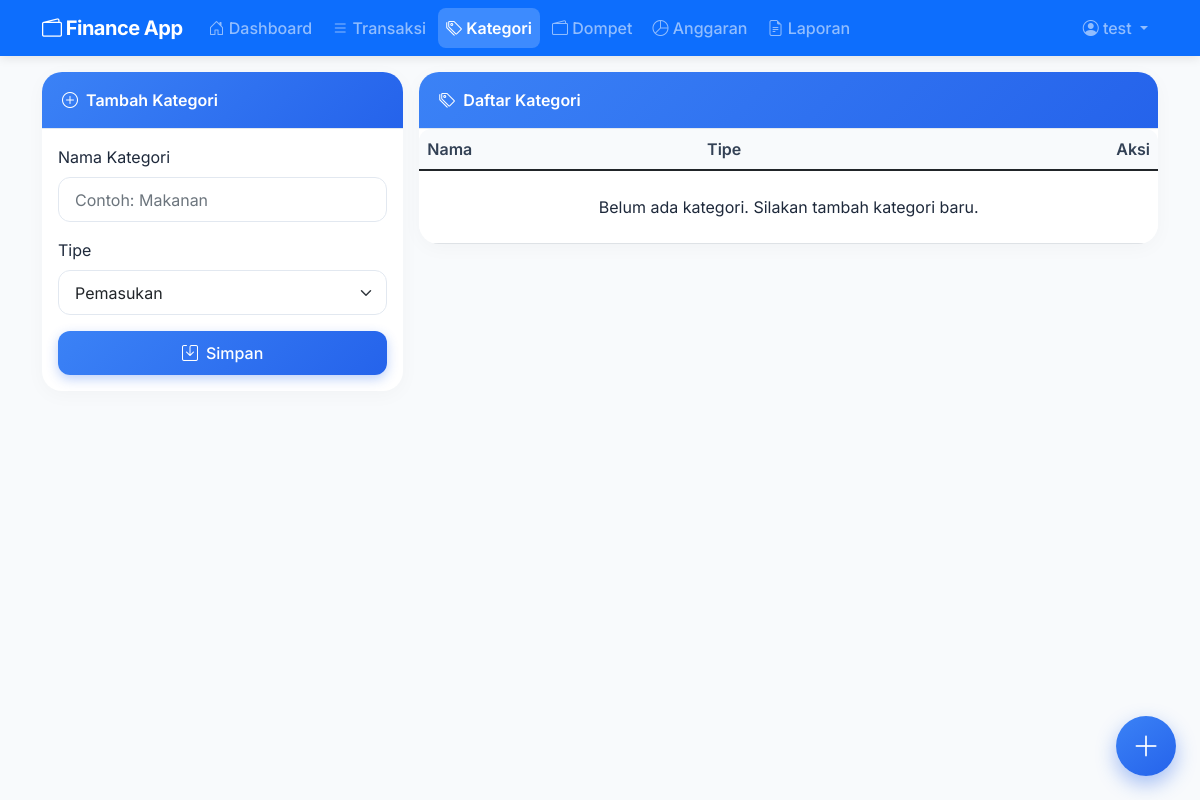
The app's page /categories (signed in), older data.
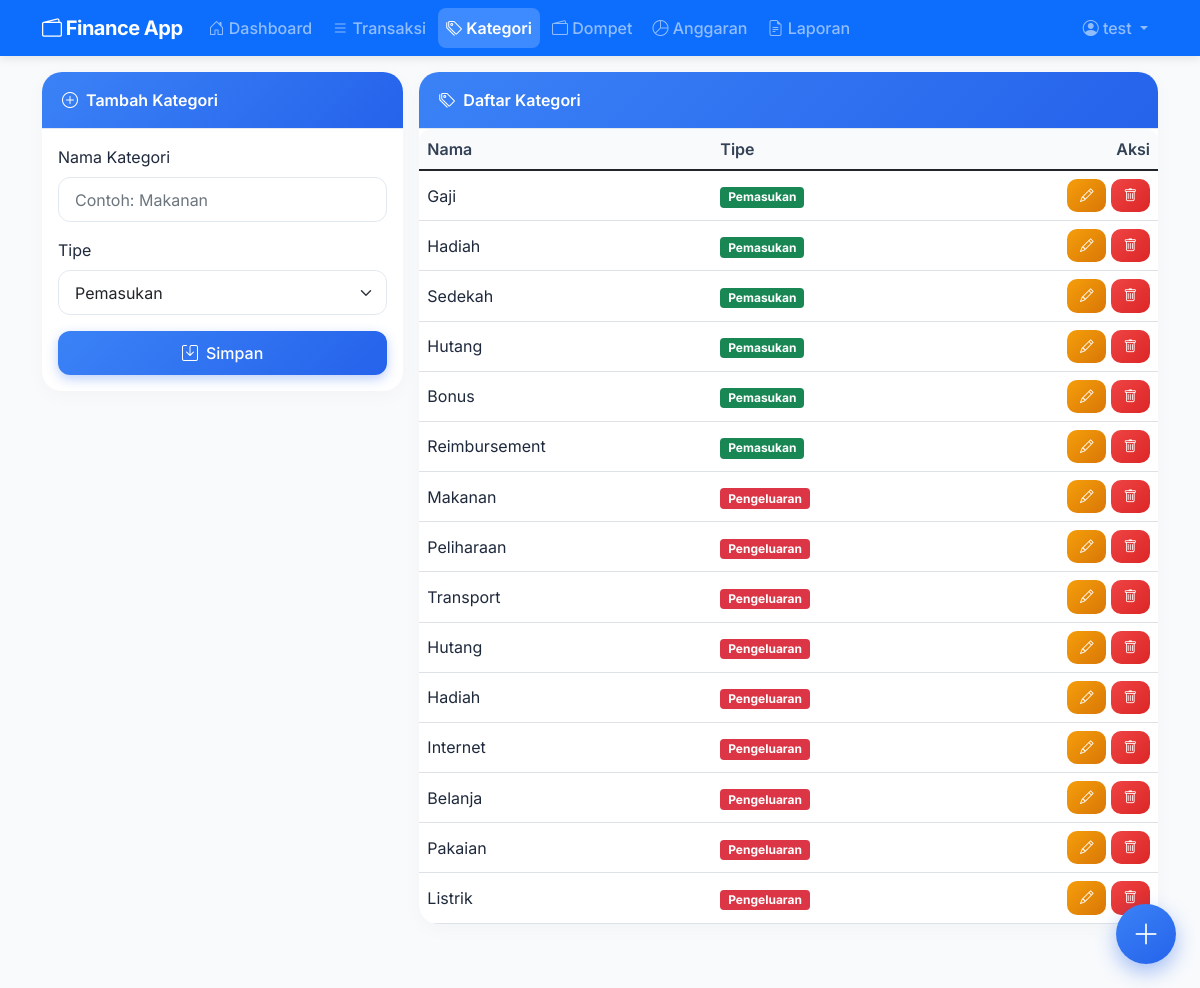
The same page, newer data.
### models.py (models this page shows)
class User(UserMixin, db.Model):
    id = db.Column(db.Integer, primary_key=True)
    username = db.Column(db.String(80), unique=True, nullable=False)
    password = db.Column(db.String(120), nullable=False)
    categories = db.relationship('Category', backref='user', lazy=True, cascade='all, delete-orphan')
    wallets = db.relationship('Wallet', backref='user', lazy=True, cascade='all, delete-orphan')
    transactions = db.relationship('Transaction', backref='user', lazy=True, cascade='all, delete-orphan')
    budgets = db.relationship('Budget', backref='user', lazy=True, cascade='all, delete-orphan')
    shared_wallets = db.relationship('SharedWallet', foreign_keys='SharedWallet.shared_with_id', back_populates='shared_with_user', lazy=True)

class Category(db.Model):
    id = db.Column(db.Integer, primary_key=True)
    name = db.Column(db.String(100), nullable=False)
    type = db.Column(db.String(10))  # 'income' atau 'expense'
    user_id = db.Column(db.Integer, db.ForeignKey('user.id'), nullable=False)

### app.py (the view)
@app.route('/categories')
@login_required
def categories():
    cats = Category.query.filter_by(user_id=current_user.id).all()
    return render_template('categories.html', categories=cats)

### app.py (called while the page is built)
@login_manager.user_loader
def load_user(user_id):
    return User.query.get(int(user_id))

### templates/categories.html (shortened to what this page needs)
{% extends "base.html" %}
{% block content %}
<div class="row g-3">
    <div class="col-md-4">
        <div class="card">
            <div class="card-header bg-primary text-white">
                <i class="bi bi-plus-circle me-2"></i>Tambah Kategori
            </div>
            <div class="card-body">
                <form action="{{ url_for('add_category') }}" method="post">
                    <div class="mb-3">
                        <label for="name" class="form-label fw-semibold">Nama Kategori</label>
                        <input type="text" class="form-control" id="name" name="name" placeholder="Contoh: Makanan" required>
                    </div>
                    <div class="mb-3">
                        <label for="type" class="form-label fw-semibold">Tipe</label>
                        <select class="form-select" id="type" name="type" required>
                            <option value="income">Pemasukan</option>
                        </select>
                    </div>
                    <button type="submit" class="btn btn-primary w-100"><i class="bi bi-save me-2"></i>Simpan</button>
                </form>
            </div>
        </div>
    </div>
    <div class="col-md-8">
        <div class="card">
            <div class="card-header bg-primary text-white">
                <i class="bi bi-tags me-2"></i>Daftar Kategori
            </div>
            <div class="card-body p-0">
                <div class="table-responsive">
                    <table class="table table-hover align-middle mb-0">
                        <thead>
                            <tr>
                                <th>Nama</th>
                                <th>Tipe</th>
                                <th class="text-end">Aksi</th>
                            </tr>
                        </thead>
                        <tbody>
                            {% for cat in categories %}
                            <tr>
                                <td>{{ cat.name }}</td>
                                <td>
                                    {% if cat.type == 'income' %}
                                        <span class="badge bg-success">Pemasukan</span>
                                    {% else %}
                                        <span class="badge bg-danger">Pengeluaran</span>
                                    {% endif %}
                                </td>
                                <td class="text-end">
                                    <button type="button" class="btn btn-sm btn-warning" data-bs-toggle="modal" data-bs-target="#editModal{{ cat.id }}">
                                        <i class="bi bi-pencil"></i>
                                    </button>
                                    <a href="{{ url_for('delete_category', id=cat.id) }}" class="btn btn-sm btn-danger delete-confirm">
                                        <i class="bi bi-trash"></i>
                                    </a>
                                </td>
                            </tr>
                            {% else %}
                            <tr>
                                <td colspan="3" class="text-center py-4">Belum ada kategori. Silakan tambah kategori baru.</td>
                            </tr>
                            {% endfor %}
                        </tbody>
                    </table>
                </div>
            </div>
        </div>
    </div>
</div>
{% endblock %}

### templates/base.html (shortened to what this page needs)
<!DOCTYPE html>
<html lang="id">
<head>
    <link href="https://cdn.jsdelivr.net/npm/bootstrap@5.1.3/dist/css/bootstrap.min.css" rel="stylesheet">
    <link rel="stylesheet" href="https://cdn.jsdelivr.net/npm/bootstrap-icons@1.8.1/font/bootstrap-icons.css">
    <link rel="stylesheet" href="{{ url_for('static', filename='css/style.css') }}">
</head>
<body>
    <nav class="navbar navbar-expand-lg navbar-dark bg-primary sticky-top">
        <div class="container">
            <a class="navbar-brand fw-bold" href="{{ url_for('dashboard') }}">
                <i class="bi bi-wallet2"></i> Finance App
            </a>
            <div class="collapse navbar-collapse" id="navbarNav">
                <ul class="navbar-nav me-auto mb-2 mb-lg-0">
                    <li class="nav-item">
                        <a class="nav-link {% if request.endpoint == 'dashboard' %}active{% endif %}" href="{{ url_for('dashboard') }}">
                            <i class="bi bi-house-door"></i> Dashboard
                        </a>
                    </li>
                    <li class="nav-item">
                        <a class="nav-link {% if request.endpoint == 'transactions' %}active{% endif %}" href="{{ url_for('transactions') }}">
                            <i class="bi bi-list"></i> Transaksi
                        </a>
                    </li>
                    <li class="nav-item">
                        <a class="nav-link {% if request.endpoint == 'categories' %}active{% endif %}" href="{{ url_for('categories') }}">
                            <i class="bi bi-tags"></i> Kategori
                        </a>
                    </li>
                    <li class="nav-item">
                        <a class="nav-link {% if request.endpoint == 'wallets' %}active{% endif %}" href="{{ url_for('wallets') }}">
                            <i class="bi bi-wallet2"></i> Dompet
                        </a>
                    </li>
                    <li class="nav-item">
                        <a class="nav-link {% if request.endpoint == 'budgets' %}active{% endif %}" href="{{ url_for('budgets') }}">
                            <i class="bi bi-pie-chart"></i> Anggaran
                        </a>
                    </li>
                    <li class="nav-item">
                        <a class="nav-link {% if request.endpoint == 'reports' %}active{% endif %}" href="{{ url_for('reports') }}">
                            <i class="bi bi-file-earmark-text"></i> Laporan
                        </a>
                    </li>
                </ul>
                <ul class="navbar-nav">
                    <li class="nav-item dropdown">
                        <a class="nav-link dropdown-toggle" href="#" id="userDropdown" role="button" data-bs-toggle="dropdown" aria-expanded="false">
                            <i class="bi bi-person-circle"></i> {{ current_user.username }}
                        </a>
                    </li>
                </ul>
            </div>
        </div>
    </nav>
    <main class="container my-3 pb-5">
        {% block content %}{% endblock %}
    </main>
    <a href="#" class="floating-btn" data-bs-toggle="modal" data-bs-target="#addTransactionModal" title="Tambah Transaksi">
        <i class="bi bi-plus-lg"></i>
    </a>
</body>
</html>

### static/css/style.css (style rules this page uses)
body { font-family: 'Inter', sans-serif; background-color: #f8fafc; color: #1e293b; -webkit-font-smoothing: antialiased; -moz-osx-font-smoothing: grayscale; }
.navbar { box-shadow: 0 2px 10px rgba(0,0,0,0.1); backdrop-filter: blur(10px); -webkit-backdrop-filter: blur(10px); }
.navbar-brand { font-weight: 700; letter-spacing: -0.5px; }
.nav-link { font-weight: 500; transition: all 0.2s; border-radius: 8px; margin: 0 2px; }
.nav-link.active { background-color: rgba(255,255,255,0.2); font-weight: 600; }
.floating-btn { position: fixed; bottom: 24px; right: 24px; width: 60px; height: 60px; border-radius: 30px; background: linear-gradient(145deg, #3b82f6, #2563eb); color: white; display: flex; align-items: center; justify-content: center; font-size: 28px; text-decoration: none; box-shadow: 0 8px 20px rgba(37, 99, 235, 0.4); z-index: 1000; border: none; cursor: pointer; transition: transform 0.2s, box-shadow 0.2s; animation: float 3s ease-in-out infinite; }
.card { border: none; border-radius: 20px; box-shadow: 0 4px 20px rgba(0,0,0,0.03); transition: transform 0.2s, box-shadow 0.2s; background-color: white; overflow: hidden; }
.card-header { background: linear-gradient(90deg, #f1f5f9, #ffffff); border-bottom: 1px solid #e2e8f0; font-weight: 600; padding: 1rem 1.25rem; }
.card-header.bg-primary { background: linear-gradient(135deg, #3b82f6, #2563eb) !important; color: white; }
.table-responsive { border-radius: 12px; overflow: hidden; }
.table { margin-bottom: 0; background-color: white; }
.table th { background-color: #f8fafc; font-weight: 600; color: #334155; border-bottom-width: 1px; white-space: nowrap; }
.table td { vertical-align: middle; color: #1e293b; }
.form-control, .form-select { border-radius: 12px; border: 1px solid #e2e8f0; padding: 0.6rem 1rem; transition: border-color 0.2s, box-shadow 0.2s; }
.btn { border-radius: 12px; font-weight: 500; padding: 0.6rem 1.2rem; transition: all 0.2s; }
.btn-primary { background: linear-gradient(135deg, #3b82f6, #2563eb); border: none; box-shadow: 0 4px 12px rgba(37, 99, 235, 0.3); }
.btn-danger { background: linear-gradient(135deg, #ef4444, #dc2626); border: none; }
.btn-warning { background: linear-gradient(135deg, #f59e0b, #d97706); border: none; color: white; }
.btn-sm { border-radius: 10px; padding: 0.4rem 0.8rem; font-size: 0.85rem; }

Row changes from the older to the newer data that the page shows:
added Category: name "Gaji", type "Pemasukan"
added Category: name "Hadiah", type "Pemasukan"
added Category: name "Sedekah", type "Pemasukan"
added Category: name "Hutang", type "Pemasukan"
added Category: name "Bonus", type "Pemasukan"
added Category: name "Reimbursement", type "Pemasukan"
added Category: name "Makanan", type "Pengeluaran"
added Category: name "Peliharaan", type "Pengeluaran"
added Category: name "Transport", type "Pengeluaran"
added Category: name "Hutang", type "Pengeluaran"
added Category: name "Hadiah", type "Pengeluaran"
added Category: name "Internet", type "Pengeluaran"
added Category: name "Belanja", type "Pengeluaran"
added Category: name "Pakaian", type "Pengeluaran"
added Category: name "Listrik", type "Pengeluaran"
Text that changed along with them:
text no longer shown: "Belum ada kategori. Silakan tambah kategori baru."
